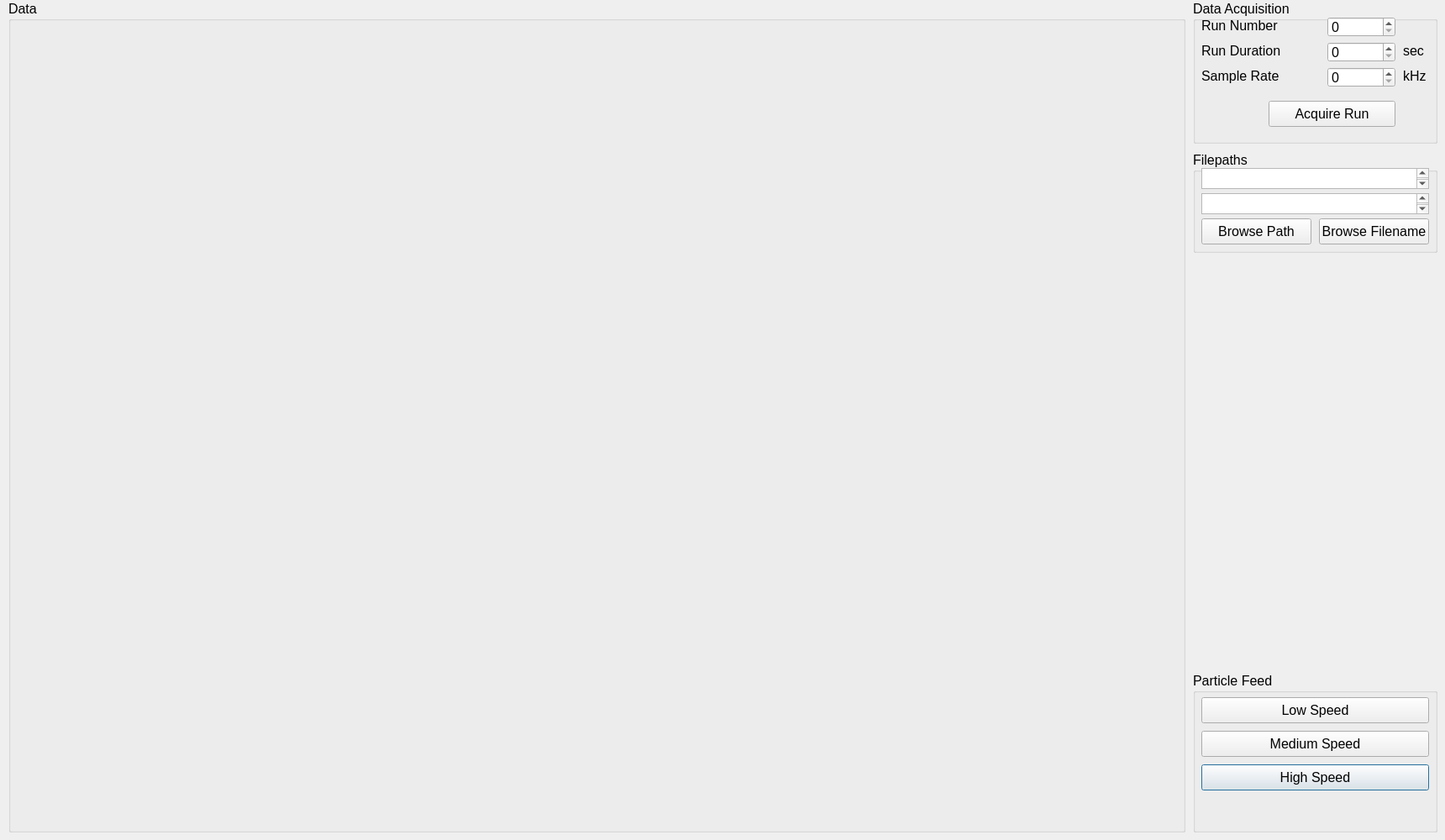
<?xml version="1.0" encoding="UTF-8"?>
<ui version="4.0">
 <class>Dialog</class>
 <widget class="QDialog" name="Dialog">
  <property name="geometry">
   <rect>
    <x>0</x>
    <y>0</y>
    <width>1720</width>
    <height>1000</height>
   </rect>
  </property>
  <property name="windowTitle">
   <string>Dialog</string>
  </property>
  <widget class="QGroupBox" name="groupBox">
   <property name="geometry">
    <rect>
     <x>10</x>
     <y>0</y>
     <width>1401</width>
     <height>991</height>
    </rect>
   </property>
   <property name="font">
    <font>
     <pointsize>12</pointsize>
    </font>
   </property>
   <property name="title">
    <string>Data</string>
   </property>
   <widget class="PlotWidget" name="pw_plot1" native="true">
    <property name="geometry">
     <rect>
      <x>10</x>
      <y>20</y>
      <width>1381</width>
      <height>961</height>
     </rect>
    </property>
   </widget>
  </widget>
  <widget class="QGroupBox" name="gb_particle">
   <property name="geometry">
    <rect>
     <x>1420</x>
     <y>800</y>
     <width>291</width>
     <height>191</height>
    </rect>
   </property>
   <property name="font">
    <font>
     <pointsize>12</pointsize>
    </font>
   </property>
   <property name="title">
    <string>Particle Feed</string>
   </property>
   <widget class="QPushButton" name="pb_particle_high">
    <property name="geometry">
     <rect>
      <x>10</x>
      <y>110</y>
      <width>271</width>
      <height>31</height>
     </rect>
    </property>
    <property name="text">
     <string>High Speed</string>
    </property>
    <property name="checkable">
     <bool>true</bool>
    </property>
   </widget>
   <widget class="QPushButton" name="pb_particle_low">
    <property name="geometry">
     <rect>
      <x>10</x>
      <y>30</y>
      <width>271</width>
      <height>31</height>
     </rect>
    </property>
    <property name="text">
     <string>Low Speed</string>
    </property>
    <property name="checkable">
     <bool>true</bool>
    </property>
   </widget>
   <widget class="QPushButton" name="pb_particle_med">
    <property name="geometry">
     <rect>
      <x>10</x>
      <y>70</y>
      <width>271</width>
      <height>31</height>
     </rect>
    </property>
    <property name="text">
     <string>Medium Speed</string>
    </property>
    <property name="checkable">
     <bool>true</bool>
    </property>
   </widget>
  </widget>
  <widget class="QGroupBox" name="groupBox_2">
   <property name="geometry">
    <rect>
     <x>1420</x>
     <y>0</y>
     <width>291</width>
     <height>171</height>
    </rect>
   </property>
   <property name="font">
    <font>
     <pointsize>12</pointsize>
    </font>
   </property>
   <property name="title">
    <string>Data Acquisition</string>
   </property>
   <widget class="QSpinBox" name="sb_runduration">
    <property name="geometry">
     <rect>
      <x>160</x>
      <y>50</y>
      <width>81</width>
      <height>24</height>
     </rect>
    </property>
   </widget>
   <widget class="QLabel" name="label_5">
    <property name="geometry">
     <rect>
      <x>250</x>
      <y>50</y>
      <width>31</width>
      <height>21</height>
     </rect>
    </property>
    <property name="text">
     <string>sec</string>
    </property>
   </widget>
   <widget class="QLabel" name="label_4">
    <property name="geometry">
     <rect>
      <x>10</x>
      <y>50</y>
      <width>141</width>
      <height>21</height>
     </rect>
    </property>
    <property name="text">
     <string>Run Duration</string>
    </property>
   </widget>
   <widget class="QSpinBox" name="sb_runnumber">
    <property name="geometry">
     <rect>
      <x>160</x>
      <y>20</y>
      <width>81</width>
      <height>24</height>
     </rect>
    </property>
    <property name="maximum">
     <number>99999</number>
    </property>
   </widget>
   <widget class="QLabel" name="label_3">
    <property name="geometry">
     <rect>
      <x>10</x>
      <y>20</y>
      <width>141</width>
      <height>21</height>
     </rect>
    </property>
    <property name="text">
     <string>Run Number</string>
    </property>
   </widget>
   <widget class="QSpinBox" name="sb_samplerate">
    <property name="geometry">
     <rect>
      <x>160</x>
      <y>80</y>
      <width>81</width>
      <height>24</height>
     </rect>
    </property>
   </widget>
   <widget class="QLabel" name="label_6">
    <property name="geometry">
     <rect>
      <x>250</x>
      <y>80</y>
      <width>31</width>
      <height>21</height>
     </rect>
    </property>
    <property name="text">
     <string>kHz</string>
    </property>
   </widget>
   <widget class="QLabel" name="label_7">
    <property name="geometry">
     <rect>
      <x>10</x>
      <y>80</y>
      <width>141</width>
      <height>21</height>
     </rect>
    </property>
    <property name="text">
     <string>Sample Rate</string>
    </property>
   </widget>
   <widget class="QPushButton" name="pb_takedata">
    <property name="geometry">
     <rect>
      <x>90</x>
      <y>120</y>
      <width>151</width>
      <height>31</height>
     </rect>
    </property>
    <property name="text">
     <string>Acquire Run</string>
    </property>
   </widget>
  </widget>
  <widget class="QGroupBox" name="groupBox_4">
   <property name="geometry">
    <rect>
     <x>1420</x>
     <y>180</y>
     <width>291</width>
     <height>121</height>
    </rect>
   </property>
   <property name="font">
    <font>
     <pointsize>12</pointsize>
    </font>
   </property>
   <property name="title">
    <string>Filepaths</string>
   </property>
   <widget class="QPlainTextEdit" name="te_filepath">
    <property name="geometry">
     <rect>
      <x>10</x>
      <y>20</y>
      <width>271</width>
      <height>25</height>
     </rect>
    </property>
   </widget>
   <widget class="QPlainTextEdit" name="te_filename">
    <property name="geometry">
     <rect>
      <x>10</x>
      <y>50</y>
      <width>271</width>
      <height>25</height>
     </rect>
    </property>
   </widget>
   <widget class="QPushButton" name="pb_filepath">
    <property name="geometry">
     <rect>
      <x>10</x>
      <y>80</y>
      <width>131</width>
      <height>31</height>
     </rect>
    </property>
    <property name="text">
     <string>Browse Path</string>
    </property>
   </widget>
   <widget class="QPushButton" name="pb_filename">
    <property name="geometry">
     <rect>
      <x>150</x>
      <y>80</y>
      <width>131</width>
      <height>31</height>
     </rect>
    </property>
    <property name="text">
     <string>Browse Filename</string>
    </property>
   </widget>
  </widget>
 </widget>
 <customwidgets>
  <customwidget>
   <class>PlotWidget</class>
   <extends>QWidget</extends>
   <header>pyqtgraph</header>
   <container>1</container>
  </customwidget>
 </customwidgets>
 <resources/>
 <connections/>
</ui>
